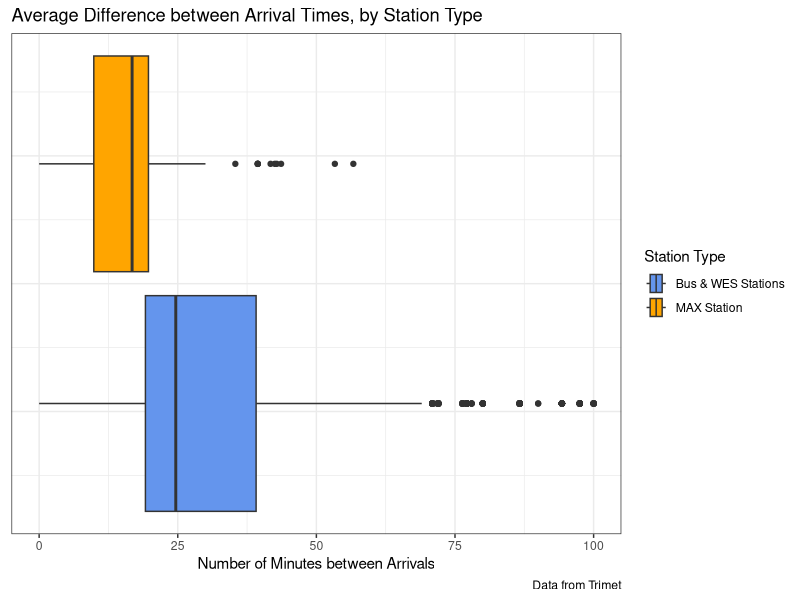
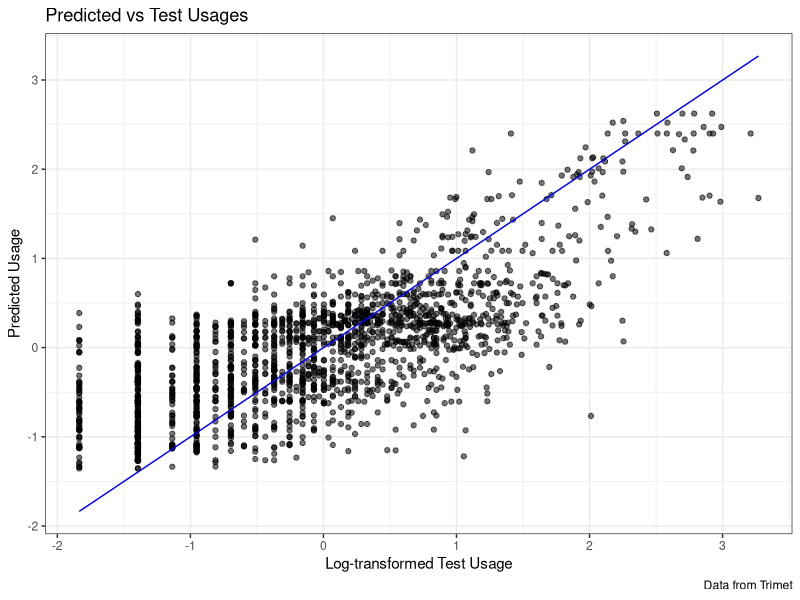
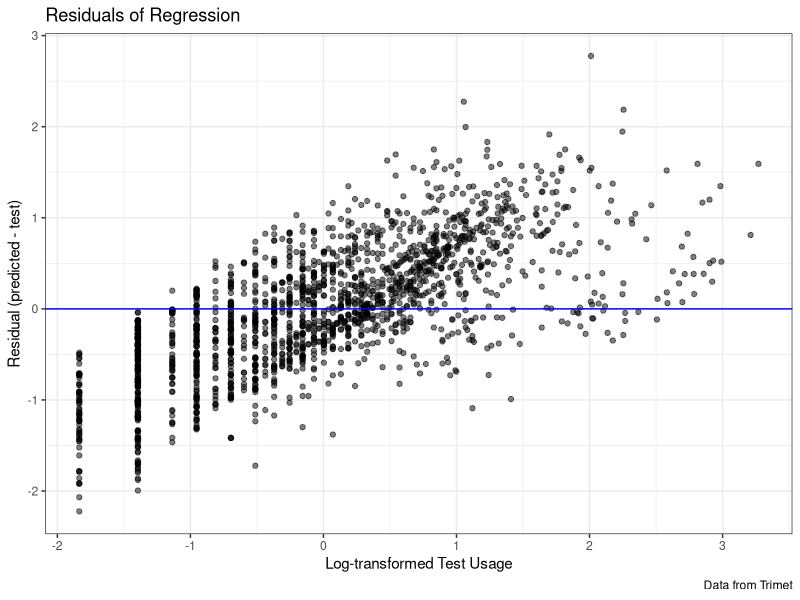

Source code (R) for these figures, in order:
## ---- chunk 1
library(tidyverse)
library(cowplot)
## ---- chunk 2
rf_data = read_csv('data/rf data.csv')
## ---- chunk 3
stop_features = read_csv('data/stop_features.csv')

stop_features_plot = stop_features %>% mutate(
  stop_type = ifelse(stop_type == 'MAX Station', "MAX Station", 'Bus & WES Stations'), 
  day = as.factor(day)
  )
## ---- chunk 4
#| fig-cap: 'Figure X: Boxplots showing the average number of minutes between arrivals at a station, faceted by station type. WES commuter rail stations are combined with bus data, since there are only 6 WES stations in the TriMet system. Data from both weekdays and weekend days is included. Outliers higher than 100 are excluded for a better view of the non-outlier data.'
ggplot(data=stop_features_plot, aes(x=arrival_diff, fill=stop_type)) + 
  geom_boxplot() +
  xlim(0, 100) + 
  theme_bw()+ 
  labs(
    title='Average Difference between Arrival Times, by Station Type', 
    legend.title='Station Type', 
    x='Number of Minutes between Arrivals', 
    caption='Data from Trimet', 
    fill='Station Type'
  ) + 
  theme(
    axis.text.y = element_blank(), 
    axis.ticks.y = element_blank()
  ) +
  scale_fill_manual(values=c('cornflowerblue', 'orange', 'blue3'))
## ---- chunk 5
#| fig-cap: 'Figure X: Predicted vs test log-usage values for the best model constructed over the course of this project. This model had an RMSE value of 0.689 and an $R^2$ value for 0.521. It has a tendency to over-predict at low log-usage values where the data is concentrated, and slightly under-predict at higher log-usage values. The vertical lines show where many usage values were transformed into a single log-usage value.'
rf_plot = ggplot(rf_data) + 
  geom_point(aes(x=log_usage, y=rf_pred, alpha=0.5)) + 
  geom_line(aes(x=log_usage, y=log_usage), colour='blue') + 
  #xlab('real')+ 
  #ylab('predicted') + 
  theme_bw() + 
  labs(
    title = 'Predicted vs Test Usages',
    x = 'Log-transformed Test Usage', 
    y = 'Predicted Usage', 
    caption = 'Data from Trimet'
  ) + 
  theme(
    legend.position='none'
  )

rf_plot
## ---- chunk 6
#| fig-cap: 'Figure X: Residuals of the best regression model constructed over the course of this project. This model had an RMSE value of 0.689 and an $R^2$ value for 0.521. It has a tendency to over-predict at low log-usage values where the data is concentrated, and slightly under-predict at higher log-usage values. This is demostrated by the definite shape of the residuals. The vertical lines show where many usage values were transformed into a single log-usage value.'
rf_resid = ggplot(rf_data) + 
  geom_point(aes(x=log_usage, y = log_usage - rf_pred), alpha=0.5) + 
  geom_hline(aes(yintercept = 0), color='blue') + 
  theme_bw() + 
  labs(
    title = 'Residuals of Regression', 
    x = 'Log-transformed Test Usage', 
    y = 'Residual (predicted - test)', 
    caption = 'Data from Trimet'
  ) 

rf_resid
## ---- chunk 7
# plot_grid(rf_plot, rf_resid ,nrow=1) +
#   facet_grid() +
#   theme_minimal()
